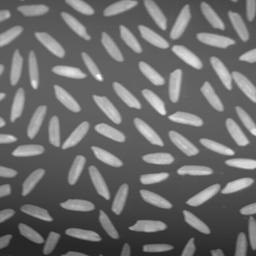
#> input picture rice.jpg, 256 x 256 px, found by its file name
$ jupyter execute l2.ipynb
#> lines starting #> are read from the running program, lines starting #| are printed output that depends on the picture
<u><b>Lab - 2 : </b></u> Adding and removing noise in image proccesing.

 Reading the image

[cell 1]
import numpy as np
import matplotlib.pyplot as plt
import cv2
img=cv2.imread("/content/rice.jpg",0)
#> img is the input picture: shape (256, 256); min 32, max 255, mean 108.7
print(img.shape)
#| (256, 256)

[cell 2]
gauss_noise=np.zeros((256,256),dtype=np.uint8)
cv2.randn(gauss_noise,128,20)
gauss_noise=(gauss_noise*0.5).astype(np.uint8)
gn_img=cv2.add(img,gauss_noise)
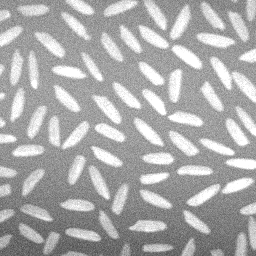
#> gn_img: shape (256, 256); min 73, max 255, mean 171.9
fig=plt.figure(dpi=200)

fig.add_subplot(1,3,1)
plt.imshow(img,cmap='gray')
plt.axis("off")
plt.title("Original")

fig.add_subplot(1,3,2)
plt.imshow(gauss_noise,cmap='gray')
plt.axis("off")
plt.title("Gaussian Noise")

fig.add_subplot(1,3,3)
plt.imshow(gn_img,cmap='gray')
plt.axis("off")
plt.title("Combined")
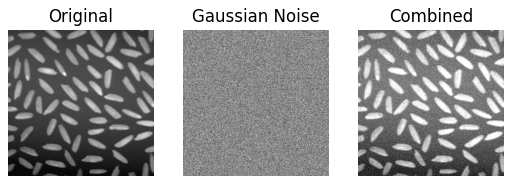
#> figure drawn by matplotlib, 3 panels

[cell 3]
uni_noise=np.zeros((256,256),dtype=np.uint8)
cv2.randu(uni_noise,0,255)
uni_noise=(uni_noise*0.5).astype(np.uint8)
un_img=cv2.add(img,uni_noise)
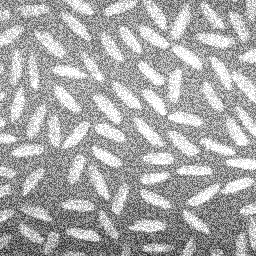
#> un_img: shape (256, 256); min 38, max 255, mean 169.8
fig=plt.figure(dpi=200)

fig.add_subplot(1,3,1)
plt.imshow(img,cmap='gray')
plt.axis("off")
plt.title("Original")

fig.add_subplot(1,3,2)
plt.imshow(uni_noise,cmap='gray')
plt.axis("off")
plt.title("Uniform Noise")

fig.add_subplot(1,3,3)
plt.imshow(un_img,cmap='gray')
plt.axis("off")
plt.title("Combined")
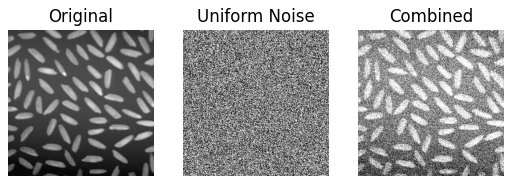
#> figure drawn by matplotlib, 3 panels

[cell 4]
imp_noise=np.zeros((256,256),dtype=np.uint8)
cv2.randu(imp_noise,0,255)
imp_noise=cv2.threshold(imp_noise,245,255,cv2.THRESH_BINARY)[1]
in_img=cv2.add(img,imp_noise)
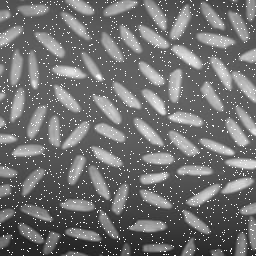
#> in_img: shape (256, 256); min 32, max 255, mean 113.8
fig=plt.figure(dpi=200)

fig.add_subplot(1,3,1)
plt.imshow(img,cmap='gray')
plt.axis("off")
plt.title("Original")

fig.add_subplot(1,3,2)
plt.imshow(imp_noise,cmap='gray')
plt.axis("off")
plt.title("Impulse Noise")

fig.add_subplot(1,3,3)
plt.imshow(in_img,cmap='gray')
plt.axis("off")
plt.title("Combined")
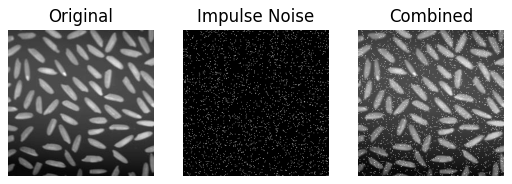
#> figure drawn by matplotlib, 3 panels

[cell 5]
denoised1=cv2.fastNlMeansDenoising(gn_img,None,10,10)

fig=plt.figure(dpi=150)
fig.add_subplot(1,3,1)
plt.imshow(img,cmap='gray')
plt.axis("off")
plt.title("Original")

fig.add_subplot(1,3,2)
plt.imshow(gn_img,cmap='gray')
plt.axis("off")
plt.title("with Gaussian Noise")

fig.add_subplot(1,3,3)
plt.imshow(denoised1,cmap='gray')
plt.axis("off")
plt.title("After Denoising")

denoised2=cv2.fastNlMeansDenoising(un_img,None,10,10)

fig=plt.figure(dpi=150)
fig.add_subplot(1,3,1)
plt.imshow(img,cmap='gray')
plt.axis("off")
plt.title("Original")

fig.add_subplot(1,3,2)
plt.imshow(un_img,cmap='gray')
plt.axis("off")
plt.title("with Uniform Noise")

fig.add_subplot(1,3,3)
plt.imshow(denoised2,cmap='gray')
plt.axis("off")
plt.title("After Denoising")

denoised3=cv2.fastNlMeansDenoising(in_img,None,10,10)

fig=plt.figure(dpi=150)
fig.add_subplot(1,3,1)
plt.imshow(img,cmap='gray')
plt.axis("off")
plt.title("Original")

fig.add_subplot(1,3,2)
plt.imshow(in_img,cmap='gray')
plt.axis("off")
plt.title("with Impulse Noise")

fig.add_subplot(1,3,3)
plt.imshow(denoised3,cmap='gray')
plt.axis("off")
plt.title("After Denoising")

[cell 6]
blurred1=cv2.medianBlur(gn_img,3)
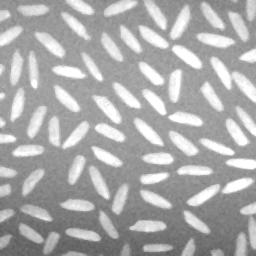
#> blurred1: shape (256, 256); min 92, max 255, mean 172
blurred2=cv2.medianBlur(un_img,3)
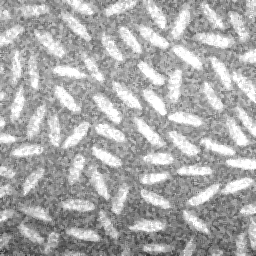
#> blurred2: shape (256, 256); min 47, max 255, mean 171.2
blurred3=cv2.medianBlur(in_img,3)
fig=plt.figure(dpi=150)
fig.add_subplot(1,3,1)
plt.imshow(img,cmap='gray')
plt.axis("off")
plt.title("Original")

fig.add_subplot(1,3,2)
plt.imshow(gn_img,cmap='gray')
plt.axis("off")
plt.title("with Gaussian Noise")

fig.add_subplot(1,3,3)
plt.imshow(blurred1,cmap='gray')
plt.axis("off")
plt.title("Median Filter")

fig=plt.figure(dpi=150)
fig.add_subplot(1,3,1)
plt.imshow(img,cmap='gray')
plt.axis("off")
plt.title("Original")

fig.add_subplot(1,3,2)
plt.imshow(un_img,cmap='gray')
plt.axis("off")
plt.title("with Uniform Noise")

fig.add_subplot(1,3,3)
plt.imshow(blurred2,cmap='gray')
plt.axis("off")
plt.title("Median Filter")

fig=plt.figure(dpi=150)
fig.add_subplot(1,3,1)
plt.imshow(img,cmap='gray')
plt.axis("off")
plt.title("Original")

fig.add_subplot(1,3,2)
plt.imshow(in_img,cmap='gray')
plt.axis("off")
plt.title("with Impulse Noise")

fig.add_subplot(1,3,3)
plt.imshow(blurred3,cmap='gray')
plt.axis("off")
plt.title("Median Filter")

[cell 7]
blurred21=cv2.GaussianBlur(gn_img,(3,3),0)
blurred22=cv2.GaussianBlur(un_img,(3,3),0)
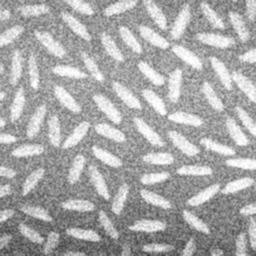
#> blurred22: shape (256, 256); min 52, max 255, mean 169.8
blurred23=cv2.GaussianBlur(in_img,(3,3),0)
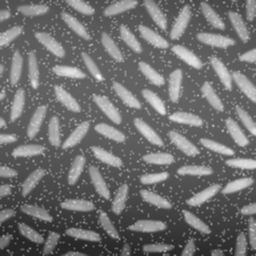
#> blurred23: shape (256, 256); min 37, max 250, mean 113.8
fig=plt.figure(dpi=150)
fig.add_subplot(1,3,1)
plt.imshow(img,cmap='gray')
plt.axis("off")
plt.title("Original")

fig.add_subplot(1,3,2)
plt.imshow(gn_img,cmap='gray')
plt.axis("off")
plt.title("with Gaussian Noise")

fig.add_subplot(1,3,3)
plt.imshow(blurred21,cmap='gray')
plt.axis("off")
plt.title("Gaussian Filter")

fig=plt.figure(dpi=150)
fig.add_subplot(1,3,1)
plt.imshow(img,cmap='gray')
plt.axis("off")
plt.title("Original")

fig.add_subplot(1,3,2)
plt.imshow(un_img,cmap='gray')
plt.axis("off")
plt.title("with Uniform Noise")

fig.add_subplot(1,3,3)
plt.imshow(blurred22,cmap='gray')
plt.axis("off")
plt.title("Gaussian Filter")

fig=plt.figure(dpi=150)
fig.add_subplot(1,3,1)
plt.imshow(img,cmap='gray')
plt.axis("off")
plt.title("Original")

fig.add_subplot(1,3,2)
plt.imshow(in_img,cmap='gray')
plt.axis("off")
plt.title("with Impulse Noise")

fig.add_subplot(1,3,3)
plt.imshow(blurred23,cmap='gray')
plt.axis("off")
plt.title("Gaussian Filter")
